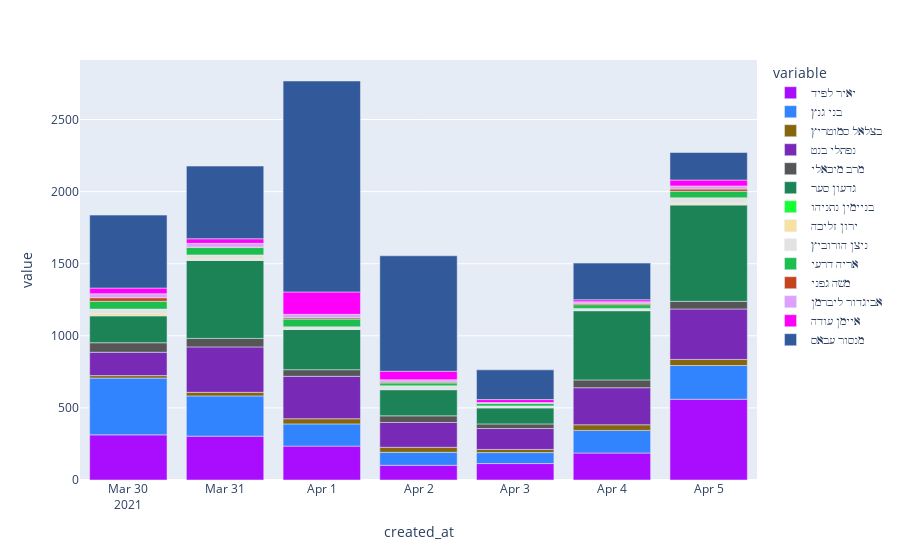

This figure's notebook cell:
### Code cell
# split the tweets by day
ddf = df.resample('D')
# sum the daily amount of tweets
sum_df = ddf.sum()[candidate_list].iloc[1:-1]
# plot the raw daily amount per candidate
fig = px.bar(sum_df, color_discrete_sequence=px.colors.qualitative.Alphabet)
fig.write_html('bar_plot.html')
fig.show()

### Figure 1 — Plotly figure (JSON) as saved in the notebook; plotly's stock layout.template omitted (floating-point values rounded to 4 significant figures)
{"data": [{"alignmentgroup": "True", "hovertemplate": "variable=יאיר לפיד<br>created_at=%{x}<br>value=%{y}<extra></extra>", "legendgroup": "יאיר לפיד", "marker": {"color": "#AA0DFE"}, "name": "יאיר לפיד", "offsetgroup": "יאיר לפיד", "orientation": "v", "showlegend": true, "textposition": "auto", "type": "bar", "x": ["2021-03-30T00:00:00+00:00", "2021-03-31T00:00:00+00:00", "2021-04-01T00:00:00+00:00", "2021-04-02T00:00:00+00:00", "2021-04-03T00:00:00+00:00", "2021-04-04T00:00:00+00:00", "2021-04-05T00:00:00+00:00"], "xaxis": "x", "y": [313, 304, 235, 102, 114, 187, 560], "yaxis": "y"}, {"alignmentgroup": "True", "hovertemplate": "variable=בני גנץ<br>created_at=%{x}<br>value=%{y}<extra></extra>", "legendgroup": "בני גנץ", "marker": {"color": "#3283FE"}, "name": "בני גנץ", "offsetgroup": "בני גנץ", "orientation": "v", "showlegend": true, "textposition": "auto", "type": "bar", "x": ["2021-03-30T00:00:00+00:00", "2021-03-31T00:00:00+00:00", "2021-04-01T00:00:00+00:00", "2021-04-02T00:00:00+00:00", "2021-04-03T00:00:00+00:00", "2021-04-04T00:00:00+00:00", "2021-04-05T00:00:00+00:00"], "xaxis": "x", "y": [394, 279, 154, 90, 76, 157, 234], "yaxis": "y"}, {"alignmentgroup": "True", "hovertemplate": "variable=בצלאל סמוטריץ<br>created_at=%{x}<br>value=%{y}<extra></extra>", "legendgroup": "בצלאל סמוטריץ", "marker": {"color": "#85660D"}, "name": "בצלאל סמוטריץ", "offsetgroup": "בצלאל סמוטריץ", "orientation": "v", "showlegend": true, "textposition": "auto", "type": "bar", "x": ["2021-03-30T00:00:00+00:00", "2021-03-31T00:00:00+00:00", "2021-04-01T00:00:00+00:00", "2021-04-02T00:00:00+00:00", "2021-04-03T00:00:00+00:00", "2021-04-04T00:00:00+00:00", "2021-04-05T00:00:00+00:00"], "xaxis": "x", "y": [17, 25, 36, 35, 22, 39, 42], "yaxis": "y"}, {"alignmentgroup": "True", "hovertemplate": "variable=נפתלי בנט<br>created_at=%{x}<br>value=%{y}<extra></extra>", "legendgroup": "נפתלי בנט", "marker": {"color": "#782AB6"}, "name": "נפתלי בנט", "offsetgroup": "נפתלי בנט", "orientation": "v", "showlegend": true, "textposition": "auto", "type": "bar", "x": ["2021-03-30T00:00:00+00:00", "2021-03-31T00:00:00+00:00", "2021-04-01T00:00:00+00:00", "2021-04-02T00:00:00+00:00", "2021-04-03T00:00:00+00:00", "2021-04-04T00:00:00+00:00", "2021-04-05T00:00:00+00:00"], "xaxis": "x", "y": [162, 315, 294, 172, 145, 257, 350], "yaxis": "y"}, {"alignmentgroup": "True", "hovertemplate": "variable=מרב מיכאלי<br>created_at=%{x}<br>value=%{y}<extra></extra>", "legendgroup": "מרב מיכאלי", "marker": {"color": "#565656"}, "name": "מרב מיכאלי", "offsetgroup": "מרב מיכאלי", "orientation": "v", "showlegend": true, "textposition": "auto", "type": "bar", "x": ["2021-03-30T00:00:00+00:00", "2021-03-31T00:00:00+00:00", "2021-04-01T00:00:00+00:00", "2021-04-02T00:00:00+00:00", "2021-04-03T00:00:00+00:00", "2021-04-04T00:00:00+00:00", "2021-04-05T00:00:00+00:00"], "xaxis": "x", "y": [66, 59, 46, 46, 32, 54, 53], "yaxis": "y"}, {"alignmentgroup": "True", "hovertemplate": "variable=גדעון סער<br>created_at=%{x}<br>value=%{y}<extra></extra>", "legendgroup": "גדעון סער", "marker": {"color": "#1C8356"}, "name": "גדעון סער", "offsetgroup": "גדעון סער", "orientation": "v", "showlegend": true, "textposition": "auto", "type": "bar", "x": ["2021-03-30T00:00:00+00:00", "2021-03-31T00:00:00+00:00", "2021-04-01T00:00:00+00:00", "2021-04-02T00:00:00+00:00", "2021-04-03T00:00:00+00:00", "2021-04-04T00:00:00+00:00", "2021-04-05T00:00:00+00:00"], "xaxis": "x", "y": [187, 541, 279, 182, 112, 480, 669], "yaxis": "y"}, {"alignmentgroup": "True", "hovertemplate": "variable=בניימין נתניהו<br>created_at=%{x}<br>value=%{y}<extra></extra>", "legendgroup": "בניימין נתניהו", "marker": {"color": "#16FF32"}, "name": "בניימין נתניהו", "offsetgroup": "בניימין נתניהו", "orientation": "v", "showlegend": true, "textposition": "auto", "type": "bar", "x": ["2021-03-30T00:00:00+00:00", "2021-03-31T00:00:00+00:00", "2021-04-01T00:00:00+00:00", "2021-04-02T00:00:00+00:00", "2021-04-03T00:00:00+00:00", "2021-04-04T00:00:00+00:00", "2021-04-05T00:00:00+00:00"], "xaxis": "x", "y": [1, 1, 0, 0, 0, 2, 1], "yaxis": "y"}, {"alignmentgroup": "True", "hovertemplate": "variable=ירון זליכה<br>created_at=%{x}<br>value=%{y}<extra></extra>", "legendgroup": "ירון זליכה", "marker": {"color": "#F7E1A0"}, "name": "ירון זליכה", "offsetgroup": "ירון זליכה", "orientation": "v", "showlegend": true, "textposition": "auto", "type": "bar", "x": ["2021-03-30T00:00:00+00:00", "2021-03-31T00:00:00+00:00", "2021-04-01T00:00:00+00:00", "2021-04-02T00:00:00+00:00", "2021-04-03T00:00:00+00:00", "2021-04-04T00:00:00+00:00", "2021-04-05T00:00:00+00:00"], "xaxis": "x", "y": [16, 9, 4, 0, 3, 4, 11], "yaxis": "y"}, {"alignmentgroup": "True", "hovertemplate": "variable=ניצן הורוביץ<br>created_at=%{x}<br>value=%{y}<extra></extra>", "legendgroup": "ניצן הורוביץ", "marker": {"color": "#E2E2E2"}, "name": "ניצן הורוביץ", "offsetgroup": "ניצן הורוביץ", "orientation": "v", "showlegend": true, "textposition": "auto", "type": "bar", "x": ["2021-03-30T00:00:00+00:00", "2021-03-31T00:00:00+00:00", "2021-04-01T00:00:00+00:00", "2021-04-02T00:00:00+00:00", "2021-04-03T00:00:00+00:00", "2021-04-04T00:00:00+00:00", "2021-04-05T00:00:00+00:00"], "xaxis": "x", "y": [29, 28, 14, 26, 10, 10, 37], "yaxis": "y"}, {"alignmentgroup": "True", "hovertemplate": "variable=אריה דרעי<br>created_at=%{x}<br>value=%{y}<extra></extra>", "legendgroup": "אריה דרעי", "marker": {"color": "#1CBE4F"}, "name": "אריה דרעי", "offsetgroup": "אריה דרעי", "orientation": "v", "showlegend": true, "textposition": "auto", "type": "bar", "x": ["2021-03-30T00:00:00+00:00", "2021-03-31T00:00:00+00:00", "2021-04-01T00:00:00+00:00", "2021-04-02T00:00:00+00:00", "2021-04-03T00:00:00+00:00", "2021-04-04T00:00:00+00:00", "2021-04-05T00:00:00+00:00"], "xaxis": "x", "y": [54, 51, 54, 20, 19, 26, 45], "yaxis": "y"}, {"alignmentgroup": "True", "hovertemplate": "variable=משה גפני<br>created_at=%{x}<br>value=%{y}<extra></extra>", "legendgroup": "משה גפני", "marker": {"color": "#C4451C"}, "name": "משה גפני", "offsetgroup": "משה גפני", "orientation": "v", "showlegend": true, "textposition": "auto", "type": "bar", "x": ["2021-03-30T00:00:00+00:00", "2021-03-31T00:00:00+00:00", "2021-04-01T00:00:00+00:00", "2021-04-02T00:00:00+00:00", "2021-04-03T00:00:00+00:00", "2021-04-04T00:00:00+00:00", "2021-04-05T00:00:00+00:00"], "xaxis": "x", "y": [25, 3, 9, 6, 0, 9, 16], "yaxis": "y"}, {"alignmentgroup": "True", "hovertemplate": "variable=אביגדור ליברמן<br>created_at=%{x}<br>value=%{y}<extra></extra>", "legendgroup": "אביגדור ליברמן", "marker": {"color": "#DEA0FD"}, "name": "אביגדור ליברמן", "offsetgroup": "אביגדור ליברמן", "orientation": "v", "showlegend": true, "textposition": "auto", "type": "bar", "x": ["2021-03-30T00:00:00+00:00", "2021-03-31T00:00:00+00:00", "2021-04-01T00:00:00+00:00", "2021-04-02T00:00:00+00:00", "2021-04-03T00:00:00+00:00", "2021-04-04T00:00:00+00:00", "2021-04-05T00:00:00+00:00"], "xaxis": "x", "y": [28, 26, 24, 16, 4, 11, 21], "yaxis": "y"}, {"alignmentgroup": "True", "hovertemplate": "variable=איימן עודה<br>created_at=%{x}<br>value=%{y}<extra></extra>", "legendgroup": "איימן עודה", "marker": {"color": "#FE00FA"}, "name": "איימן עודה", "offsetgroup": "איימן עודה", "orientation": "v", "showlegend": true, "textposition": "auto", "type": "bar", "x": ["2021-03-30T00:00:00+00:00", "2021-03-31T00:00:00+00:00", "2021-04-01T00:00:00+00:00", "2021-04-02T00:00:00+00:00", "2021-04-03T00:00:00+00:00", "2021-04-04T00:00:00+00:00", "2021-04-05T00:00:00+00:00"], "xaxis": "x", "y": [39, 32, 155, 59, 21, 14, 41], "yaxis": "y"}, {"alignmentgroup": "True", "hovertemplate": "variable=מנסור עבאס<br>created_at=%{x}<br>value=%{y}<extra></extra>", "legendgroup": "מנסור עבאס", "marker": {"color": "#325A9B"}, "name": "מנסור עבאס", "offsetgroup": "מנסור עבאס", "orientation": "v", "showlegend": true, "textposition": "auto", "type": "bar", "x": ["2021-03-30T00:00:00+00:00", "2021-03-31T00:00:00+00:00", "2021-04-01T00:00:00+00:00", "2021-04-02T00:00:00+00:00", "2021-04-03T00:00:00+00:00", "2021-04-04T00:00:00+00:00", "2021-04-05T00:00:00+00:00"], "xaxis": "x", "y": [506, 504, 1463, 801, 206, 254, 191], "yaxis": "y"}], "layout": {"barmode": "relative", "legend": {"title": {"text": "variable"}, "tracegroupgap": 0}, "margin": {"t": 60}, "xaxis": {"anchor": "y", "domain": [0.0, 1.0], "title": {"text": "created_at"}}, "yaxis": {"anchor": "x", "domain": [0.0, 1.0], "title": {"text": "value"}}}}
